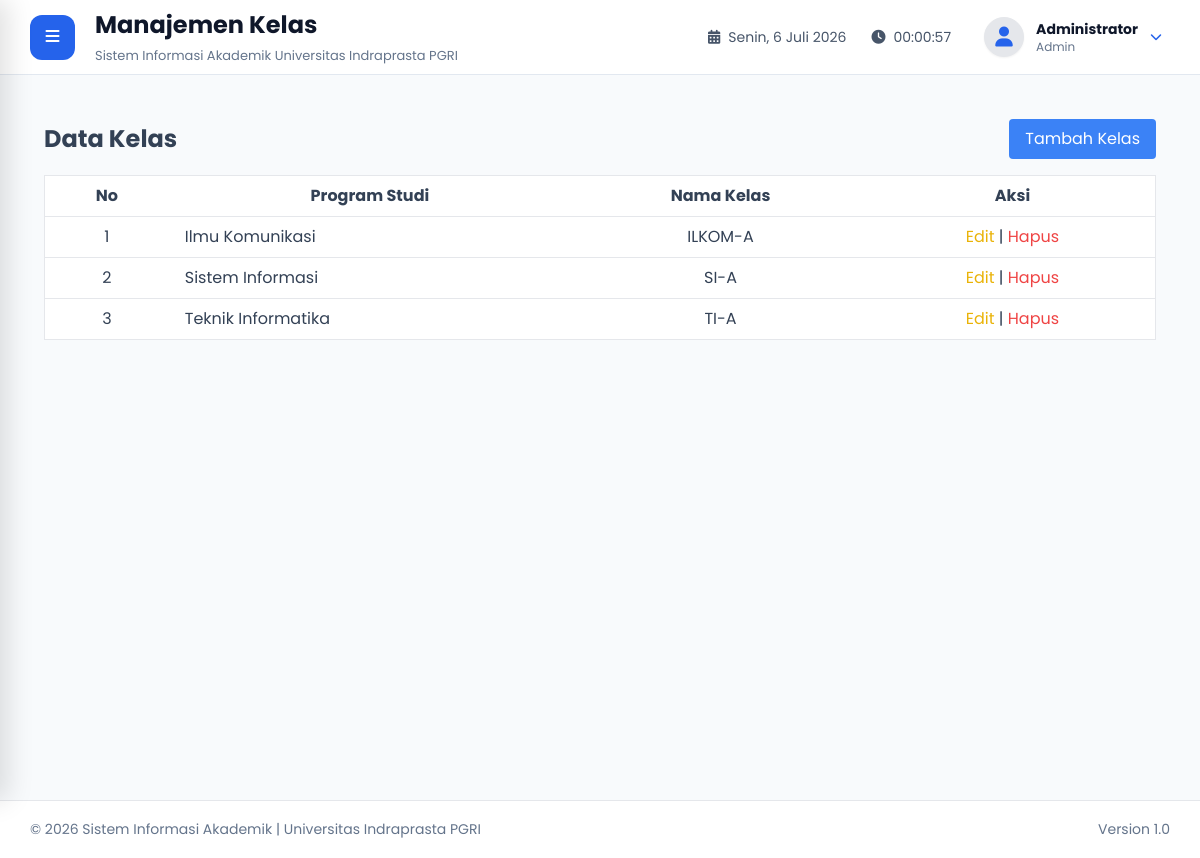
The page /admin/kelas/index.php (signed in) on the database its author committed.
### tables this page shows
CREATE TABLE IF NOT EXISTS `kelas` (
  `id_kelas` char(36) NOT NULL,
  `id_prodi` char(36) NOT NULL,
  `nama_kelas` varchar(20) NOT NULL,
  PRIMARY KEY (`id_kelas`),
  UNIQUE KEY `uk_prodi_kelas` (`id_prodi`,`nama_kelas`),
  CONSTRAINT `kelas_ibfk_1` FOREIGN KEY (`id_prodi`) REFERENCES `prodi` (`id_prodi`) ON DELETE CASCADE
);

CREATE TABLE IF NOT EXISTS `prodi` (
  `id_prodi` char(36) NOT NULL,
  `kode_prodi` varchar(10) NOT NULL,
  `nama_prodi` varchar(100) NOT NULL,
  PRIMARY KEY (`id_prodi`),
  UNIQUE KEY `kode_prodi` (`kode_prodi`)
);

### admin/kelas/index.php (the view, shortened to what this page needs)
<?php
require_once "../../layout/header.php";
require_once "../../layout/sidebar.php";
require_once "../../layout/navbar.php";
$kelas = $pdo->query("
    SELECT k.*, p.nama_prodi
    FROM kelas k
    JOIN prodi p ON k.id_prodi = p.id_prodi
    ORDER BY p.nama_prodi ASC, k.nama_kelas ASC
")->fetchAll();
?>
<div class="p-6">
    <div class="flex justify-between items-center mb-4">
        <h1 class="text-2xl font-bold">Data Kelas</h1>
        <a href="tambah.php" class="bg-blue-500 text-white px-4 py-2 rounded">Tambah Kelas</a>
    </div>
    <table class="min-w-full bg-white border">
        <thead>
            <tr>
                <th class="py-2 px-4 border-b">No</th>
                <th class="py-2 px-4 border-b">Program Studi</th>
                <th class="py-2 px-4 border-b">Nama Kelas</th>
                <th class="py-2 px-4 border-b">Aksi</th>
            </tr>
        </thead>
        <tbody>
            <?php foreach($kelas as $i => $k): ?>
            <tr>
                <td class="py-2 px-4 border-b text-center"><?= $i+1 ?></td>
                <td class="py-2 px-4 border-b"><?= htmlspecialchars($k['nama_prodi']) ?></td>
                <td class="py-2 px-4 border-b text-center"><?= htmlspecialchars($k['nama_kelas']) ?></td>
                <td class="py-2 px-4 border-b text-center">
                    <a href="edit.php?id=<?= $k['id_kelas'] ?>" class="text-yellow-500">Edit</a> |
                    <a href="hapus.php?id=<?= $k['id_kelas'] ?>" class="text-red-500" onclick="return confirm('Yakin hapus?')">Hapus</a>
                </td>
            </tr>
            <?php endforeach; ?>
        </tbody>
    </table>
</div>
<?php require_once "../../layout/footer.php"; ?>

### assets/css/style.css (style rules this page uses)
* { margin:0; padding:0; box-sizing:border-box; font-family:'Poppins',sans-serif; }
html { scroll-behavior:smooth; }
body { background:#f1f5f9; color:#334155; overflow-x:hidden; }
a { text-decoration:none; color:inherit; }
.text-center { text-align:center; }
.mb-4 { margin-bottom:40px; }
.rounded { border-radius:12px; }

### rows shown on the page
kelas: id_prodi.nama_prodi "Ilmu Komunikasi", nama_kelas "ILKOM-A"
kelas: id_prodi.nama_prodi "Sistem Informasi", nama_kelas "SI-A"
kelas: id_prodi.nama_prodi "Teknik Informatika", nama_kelas "TI-A"

### other values the page prints
$pageTitle "Manajemen Kelas"
$nama "Administrator"
$role "Admin"
NAMA_APLIKASI "Sistem Informasi Akademik"
NAMA_KAMPUS "Universitas Indraprasta PGRI"
VERSI "1.0"
